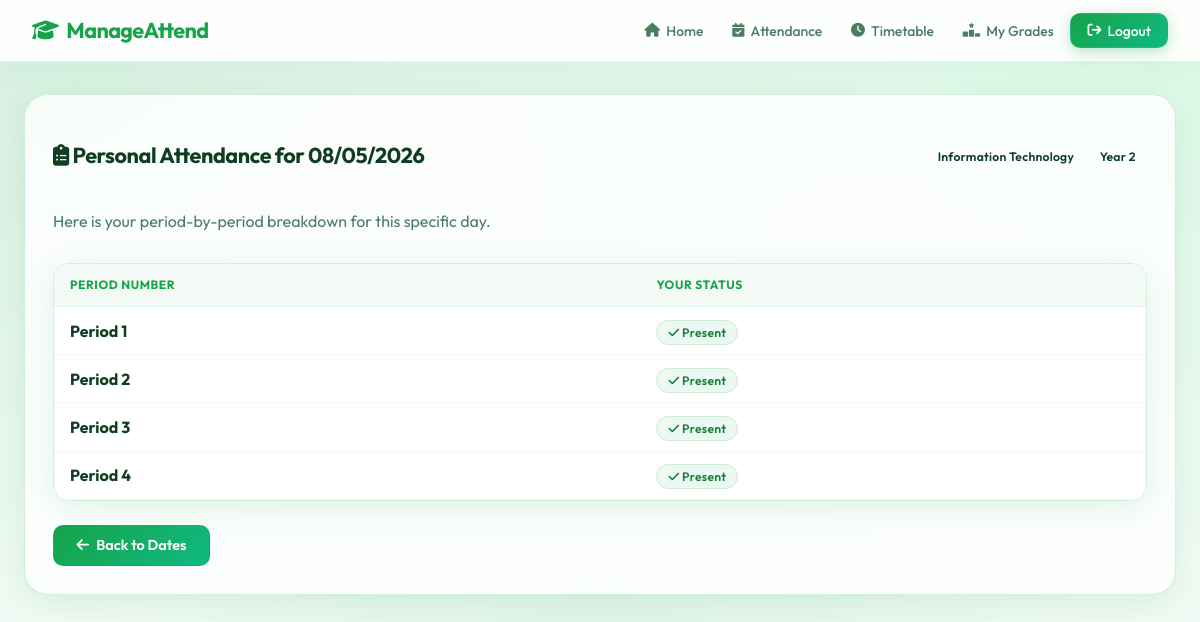
/attendance/view?date=2026-05-08 (signed in), run on the app's committed database.
### models.py (models this page shows, shortened)
class User(db.Model, UserMixin):
    __tablename__ = 'users'
    id = db.Column(db.Integer, primary_key=True)
    username = db.Column(db.String(80), unique=True, nullable=False)
    password_hash = db.Column(db.String(256), nullable=False)
    role = db.Column(db.String(20), nullable=False) # 'principal', 'hod', 'staff', 'student'
    department = db.Column(db.String(80), nullable=True)
    year = db.Column(db.Integer, nullable=True)
    student_id = db.Column(db.Integer, db.ForeignKey('students.id'), nullable=True)
    student = db.relationship('Student', backref='user_account', uselist=False, cascade='all, delete')

class Attendance(db.Model):
    __tablename__ = 'attendance'
    id = db.Column(db.Integer, primary_key=True)
    student_id = db.Column(db.Integer, db.ForeignKey('students.id'), nullable=False)
    date = db.Column(db.Date, nullable=False)
    period = db.Column(db.Integer, nullable=False) # 1 through 8
    status = db.Column(db.Boolean, nullable=False) # True = Present, False = Absent
    department = db.Column(db.String(80), nullable=False)
    year = db.Column(db.Integer, nullable=False)

### app.py (the view)
@app.route('/attendance/view')
@login_required
def student_attendance_view():
    if current_user.role != 'student':
        return redirect(url_for('index'))
    date_str = request.args.get('date')
    if not date_str:
        return redirect(url_for('student_attendance_list'))
    try:
        view_date = datetime.strptime(date_str, '%Y-%m-%d').date()
    except ValueError:
        return redirect(url_for('student_attendance_list'))
    attendances_record = Attendance.query.filter_by(
        student_id=current_user.student_id,
        date=view_date
    ).order_by(Attendance.period).all()
    return render_template('attendance_view.html', attendances=attendances_record, date=view_date)

### app.py (called while the page is built)
@login_manager.user_loader
def load_user(user_id):
    return User.query.get(int(user_id))

### templates/attendance_view.html
{% extends 'base.html' %}
{% block content %}
<div class="glass-panel">
    <div class="flex-between">
        <h2><i class="fa-solid fa-clipboard-list"></i> Personal Attendance for {{ date.strftime('%d/%m/%Y') }}</h2>
        <div>
            <span class="badge" style="background: rgba(255,255,255,0.1);">{{ current_user.department }}</span>
            <span class="badge" style="background: rgba(255,255,255,0.1);">Year {{ current_user.year }}</span>
        </div>
    </div>
    <p style="color: var(--text-secondary); margin-bottom: 2rem;">Here is your period-by-period breakdown for this specific day.</p>
    <div class="table-container">
        <table>
            <thead>
                <tr>
                    <th>Period Number</th>
                    <th>Your Status</th>
                </tr>
            </thead>
            <tbody>
                {% for att in attendances %}
                    <tr>
                        <td><strong>Period {{ att.period }}</strong></td>
                        <td>
                            {% if att.status %}
                                <span class="badge badge-present"><i class="fa-solid fa-check"></i> Present</span>
                            {% else %}
                                <span class="badge badge-absent"><i class="fa-solid fa-xmark"></i> Absent</span>
                            {% endif %}
                        </td>
                    </tr>
                {% else %}
                    <tr>
                        <td colspan="2" style="text-align: center; color: var(--text-secondary);">No periods have been marked for you yet today.</td>
                    </tr>
                {% endfor %}
            </tbody>
        </table>
    </div>
    <div style="margin-top: 1.5rem;">
        <a href="{{ url_for('student_attendance_list') }}" class="btn btn-primary" style="background-color: var(--glass-bg); border: 1px solid var(--glass-border); box-shadow: none;">
            <i class="fa-solid fa-arrow-left"></i> Back to Dates
        </a>
    </div>
</div>
{% endblock %}

### static/css/style.css (style rules this page uses)
:root { --bg-color: #f0faf4; --text-primary: #0f3d22; --text-secondary: #4a7c60; --accent-color: #16a34a; --accent-hover: #15803d; --accent-light: #dcfce7; --accent-glow: rgba(22, 163, 74, 0.25); --glass-bg: rgba(255, 255, 255, 0.82); --glass-border: rgba(22, 163, 74, 0.18); --card-shadow: 0 8px 32px rgba(22, 163, 74, 0.12); --navbar-bg: rgba(255, 255, 255, 0.92); --navbar-h: 62px; --success: #16a34a; --danger: #dc2626; --warning: #d97706; --radius-sm: 10px; --radius-md: 16px; --radius-lg: 24px; }
*, *::before, *::after { box-sizing: border-box; }
html { scroll-behavior: smooth; }
body { font-family: 'Outfit', sans-serif; background-color: var(--bg-color); background-image: radial-gradient(at 0% 0%, rgba(22,163,74,.12) 0px, transparent 55%), radial-gradient(at 100% 0%, rgba(134,239,172,.2) 0px, transparent 50%), radial-gradient(at 50% 100%, rgba(22,163,74,.08) 0px, transparent 60%); color: var(--text-primary); margin: 0; min-height: 100vh; display: flex; flex-direction: column; -webkit-font-smoothing: antialiased; }
.glass-panel { background: var(--glass-bg); backdrop-filter: blur(16px); -webkit-backdrop-filter: blur(16px); border: 1px solid var(--glass-border); border-radius: var(--radius-lg); box-shadow: var(--card-shadow); padding: 1.75rem; }
.btn { padding: 0.65rem 1.4rem; border-radius: 10px; border: none; font-family: 'Outfit', sans-serif; font-weight: 600; font-size: 0.9rem; cursor: pointer; transition: all 0.22s ease; text-decoration: none; display: inline-flex; justify-content: center; align-items: center; gap: 0.45rem; white-space: nowrap; }
.btn-primary { background: linear-gradient(135deg, #16a34a, #10b981); color: #ffffff !important; box-shadow: 0 4px 15px rgba(22, 163, 74, 0.3); border: 1px solid rgba(255,255,255,0.1); }
.table-container { overflow-x: auto; -webkit-overflow-scrolling: touch; border-radius: var(--radius-md); border: 1px solid var(--glass-border); margin-top: 1rem; box-shadow: var(--card-shadow); }
table { width: 100%; border-collapse: collapse; background: #ffffff; min-width: 480px; }
th, td { padding: 0.85rem 1rem; text-align: left; border-bottom: 1px solid #f0fdf4; }
th { background: rgba(22,163,74,0.05); font-weight: 700; color: var(--accent-color); font-size: 0.75rem; text-transform: uppercase; letter-spacing: 0.05em; border-bottom: 1px solid rgba(22,163,74,0.1); white-space: nowrap; }
thead tr th:first-child { border-top-left-radius: var(--radius-sm); }
thead tr th:last-child { border-top-right-radius: var(--radius-sm); }
.badge { padding: 0.25rem 0.7rem; border-radius: 9999px; font-size: 0.76rem; font-weight: 600; letter-spacing: 0.02em; white-space: nowrap; }
.badge-present { background: rgba(22,163,74,0.08); color: #15803d; border: 1px solid rgba(22,163,74,0.15); }
.flex-between { display: flex; justify-content: space-between; align-items: center; margin-bottom: 1.5rem; flex-wrap: wrap; gap: 0.75rem; }
h1, h2, h3 { font-weight: 700; letter-spacing: -0.02em; color: var(--text-primary); }
h2 { font-size: 1.35rem; }

### data on the page
User: department "Information Technology", year "2"
Attendance: period "1", status True (drawn)
Attendance: period "2", status True (drawn)
Attendance: period "3", status True (drawn)
Attendance: period "4", status True (drawn)

### other printed values
{{ date.strftime('%d/%m/%Y') }} "08/05/2026"
